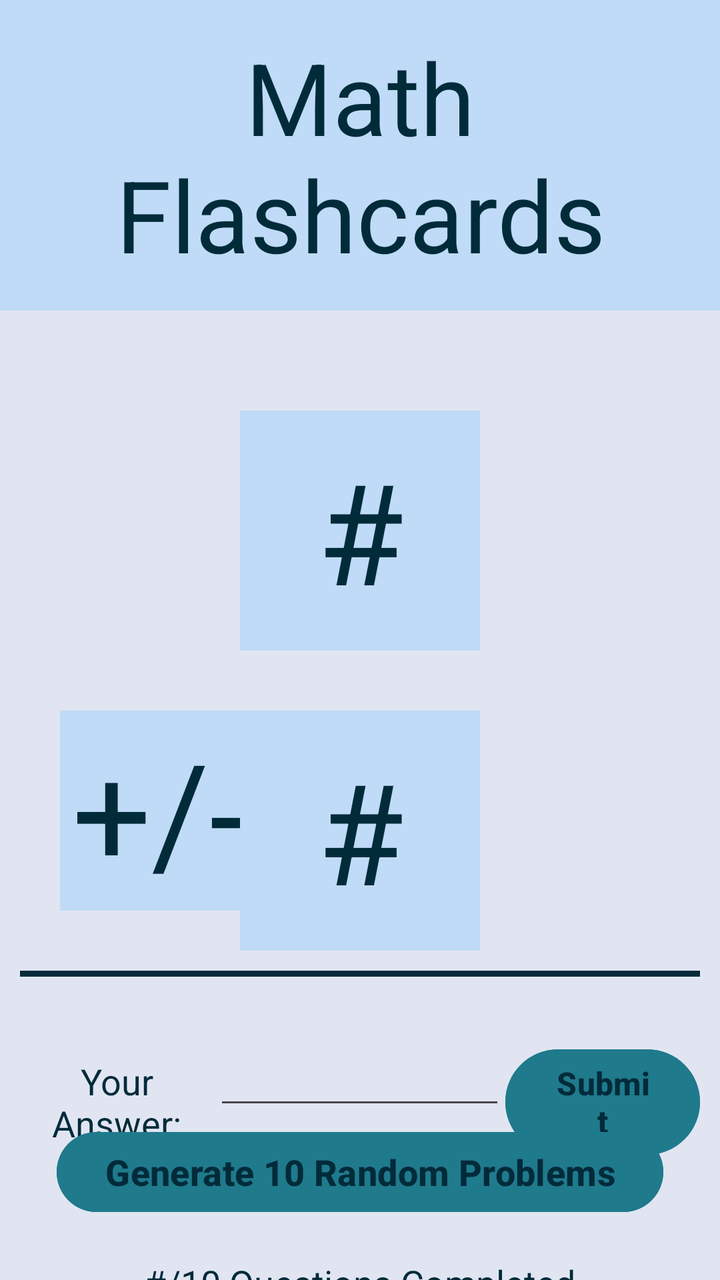
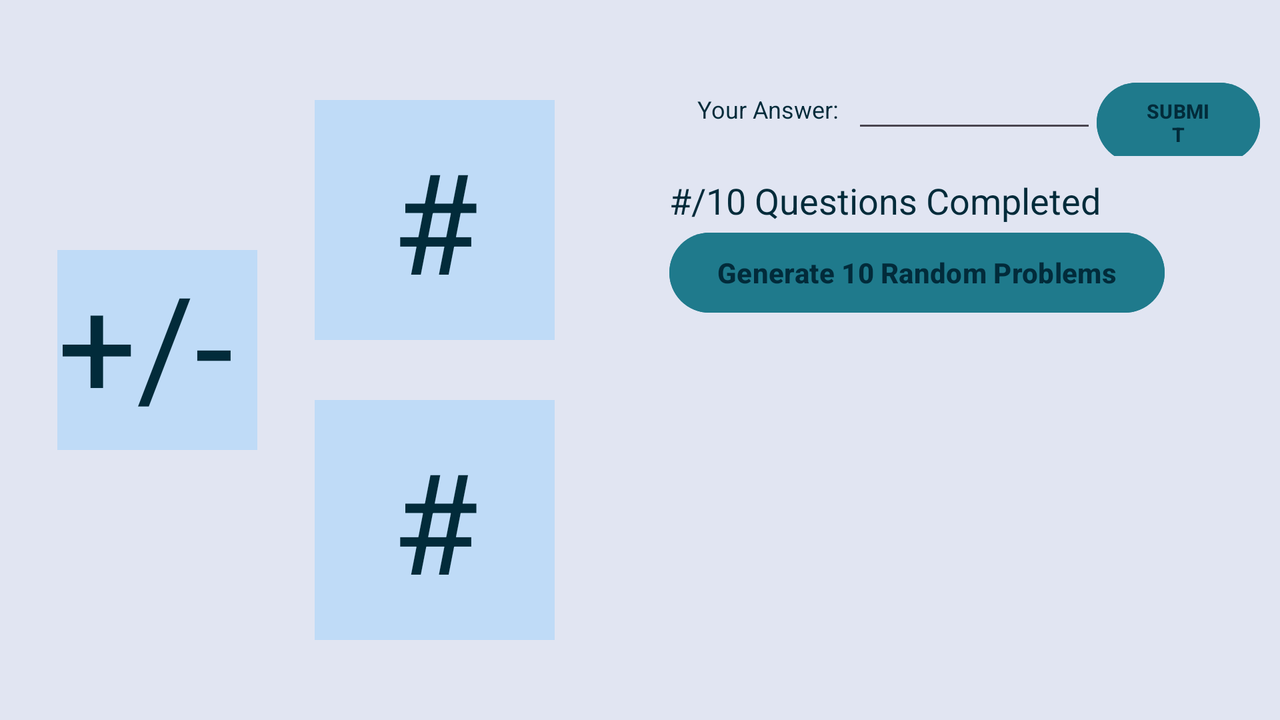

An Android layout and its configuration variant, each rendered on a device that would load it. The default file and the variant file are quoted in full after the pictures.
<!-- AndroidManifest.xml: application theme Theme.FlashCardApp -->
<!-- res/layout/activity_main.xml -->
<?xml version="1.0" encoding="utf-8"?>
<RelativeLayout
    xmlns:android="http://schemas.android.com/apk/res/android"
    xmlns:app="http://schemas.android.com/apk/res-auto"
    xmlns:tools="http://schemas.android.com/tools"
    android:layout_width="match_parent"
    android:layout_height="match_parent"
    tools:context=".MainActivity"
    android:background="@color/Palette4"
    android:layout_centerHorizontal="true">

    <TextView
        android:id="@+id/Banner"
        android:layout_width="match_parent"
        android:layout_height="wrap_content"
        android:text="@string/MFlash"
        android:textSize="50sp"
        android:paddingTop="15dp"
        android:paddingBottom="15dp"
        android:background="@color/Palette3"
        android:textColor="@color/Palette1"
        android:gravity="center"
        android:layout_centerHorizontal="true"/>

    <TextView
        android:id="@+id/Num1"
        android:layout_width="120dp"
        android:layout_height="120dp"
        android:textSize="70sp"
        android:text="@string/hashtag"
        android:layout_below="@+id/Banner"
        android:layout_marginTop="50dp"
        android:background="@color/Palette3"
        android:textColor="@color/Palette1"
        android:gravity="center"
        android:layout_centerHorizontal="true"/>

    <TextView
        android:id="@+id/Symbol"
        android:layout_width="100dp"
        android:layout_height="100dp"
        android:textSize="70sp"
        android:background="@color/Palette3"
        android:textColor="@color/Palette1"
        android:layout_below="@+id/Num1"
        android:gravity="center"
        android:layout_marginTop="30dp"
        android:layout_marginLeft="30dp"
        android:text="@string/PM" />

    <TextView
        android:id="@+id/Num2"
        android:layout_width="120dp"
        android:layout_height="120dp"
        android:textSize="70sp"
        android:layout_below="@+id/Num1"
        android:layout_centerHorizontal="true"
        android:layout_marginTop="30dp"
        android:background="@color/Palette3"
        android:textColor="@color/Palette1"
        android:gravity="center"
        android:text="@string/hashtag"/>

    <View
        android:id="@+id/line"
        android:layout_width="match_parent"
        android:layout_marginTop="10dp"
        android:layout_marginRight="10dp"
        android:layout_marginLeft="10dp"
        android:layout_height="3dp"
        android:layout_below="@+id/Num2"
        android:background="@color/Palette1"/>

        <LinearLayout
            android:layout_width="match_parent"
            android:layout_height="match_parent"
            android:orientation="vertical"
            android:layout_below="@+id/line"
            android:background="@color/Palette4"
            >
            <LinearLayout
                android:layout_width="match_parent"
                android:layout_height="wrap_content"
                android:paddingTop="30dp">

                <TextView
                    android:id="@+id/YourAnswer"
                    android:layout_width="0dp"
                    android:layout_weight="1"
                    android:layout_height="wrap_content"
                    android:textSize="18dp"
                    android:textColor="@color/Palette1"
                    android:layout_marginLeft="10dp"
                    android:gravity="center"
                    android:text="@string/YourA" />

                <EditText
                    android:maxLength="30"
                    android:id="@+id/answer"
                    android:layout_width="0dp"
                    android:layout_weight="1.5"
                    android:layout_height="wrap_content"
                    android:inputType="text"
                    android:autoSizeTextType="uniform"
                    android:digits="0,1,2,3,4,5,6,7,8,9,-" />

                <Button
                    android:id="@+id/Submit"
                    android:layout_width="0dp"
                    android:layout_weight="1"
                    android:layout_height="wrap_content"
                    android:layout_marginRight="10dp"
                    android:backgroundTint="@color/Palette2"
                    android:text="@string/Submit"
                    android:textColor="@color/Palette1"
                    android:textSize="16dp"
                    android:textStyle="bold" />
            </LinearLayout>

            <LinearLayout
                android:layout_width="wrap_content"
                android:layout_height="wrap_content"
                android:layout_marginTop="50dp"
                android:orientation="horizontal"
                android:layout_below="@+id/answer"
                android:layout_gravity="center_horizontal"
                >

                <TextView
                    android:id="@+id/QuestionsDone"
                    android:layout_width="wrap_content"
                    android:layout_height="wrap_content"
                    android:gravity="center"
                    android:text="@string/hashtag"
                    android:textColor="@color/Palette1"
                    android:textSize="18dp" />

                <TextView
                    android:layout_width="wrap_content"
                    android:layout_height="wrap_content"
                    android:gravity="center"
                    android:text="@string/Completed"
                    android:textColor="@color/Palette1"
                    android:textSize="18dp" />
            </LinearLayout>
        </LinearLayout>


            <Button
                android:id="@+id/GenProbs"
                android:layout_width="wrap_content"
                android:layout_height="wrap_content"
                android:layout_centerHorizontal="true"
                android:backgroundTint="@color/Palette2"
                android:textColor="@color/Palette1"
                android:textStyle="bold"
                android:textSize="18dp"
                android:layout_alignParentBottom="true"
                android:layout_marginBottom="30dp"
                android:text="@string/Gen10" />
        </RelativeLayout>
<!-- resources referenced by this layout -->
<resources>
  <color name="Palette1">#022B3A</color>
  <color name="Palette2">#1F7A8C</color>
  <color name="Palette3">#BFDBF7</color>
  <color name="Palette4">#E1E5F2</color>
  <string name="Completed">/10 Questions Completed</string>
  <string name="Gen10">Generate 10 Random Problems</string>
  <string name="MFlash">Math Flashcards</string>
  <string name="PM">+/-</string>
  <string name="Submit">Submit</string>
  <string name="YourA">Your Answer: </string>
  <string name="hashtag">#</string>
  <style name="Theme.FlashCardApp" parent="Base.Theme.FlashCardApp" />
  <style name="Base.Theme.FlashCardApp" parent="Theme.Material3.DayNight.NoActionBar">
          
          
      </style>
</resources>
<!-- res/layout-land/activity_main.xml (the repository's variant of the layout above) -->
<!-- drawn on the phone turned sideways -->
<?xml version="1.0" encoding="utf-8"?>
<LinearLayout
    xmlns:android="http://schemas.android.com/apk/res/android"
    xmlns:app="http://schemas.android.com/apk/res-auto"
    xmlns:tools="http://schemas.android.com/tools"
    android:layout_width="match_parent"
    android:layout_height="match_parent"
    tools:context=".MainActivity"
    android:background="@color/Palette4"
    android:orientation="horizontal"
    android:weightSum="3"
    android:layout_centerHorizontal="true">
    <LinearLayout
        android:layout_width="wrap_content"
        android:layout_height="wrap_content"
        android:layout_weight="1"
        android:gravity="center"
        android:layout_marginTop="125dp">
        <TextView
            android:id="@+id/Symbol"
            android:layout_width="100dp"
            android:layout_height="100dp"
            android:textSize="70sp"
            android:background="@color/Palette3"
            android:textColor="@color/Palette1"
            android:text="+/-" />
    </LinearLayout>
    <LinearLayout
        android:layout_width="wrap_content"
        android:layout_height="wrap_content"
        android:layout_weight="1"
        android:orientation="vertical">
        <TextView
            android:id="@+id/Num1"
            android:layout_width="120dp"
            android:layout_height="120dp"
            android:textSize="70sp"
            android:text="#"
            android:layout_below="@+id/Banner"
            android:layout_marginTop="50dp"
            android:background="@color/Palette3"
            android:textColor="@color/Palette1"
            android:gravity="center"
            android:layout_centerHorizontal="true"/>

        <TextView
            android:id="@+id/Num2"
            android:layout_width="120dp"
            android:layout_height="120dp"
            android:textSize="70sp"
            android:layout_below="@+id/Num1"
            android:layout_centerHorizontal="true"
            android:layout_marginTop="30dp"
            android:background="@color/Palette3"
            android:textColor="@color/Palette1"
            android:gravity="center"
            android:text="#"/>
    </LinearLayout>
    <LinearLayout
        android:layout_width="wrap_content"
        android:layout_height="wrap_content"
        android:layout_weight="1"
        android:orientation="vertical">
        <LinearLayout
            android:layout_width="match_parent"
            android:layout_height="wrap_content"
            android:paddingTop="30dp">

            <TextView
                android:id="@+id/YourAnswer"
                android:layout_width="0dp"
                android:layout_weight="1"
                android:layout_height="wrap_content"
                android:textSize="12dp"
                android:textColor="@color/Palette1"
                android:layout_marginLeft="10dp"
                android:gravity="center"
                android:text="Your Answer: " />

            <EditText
                android:maxLength="30"
                android:id="@+id/answer"
                android:layout_width="0dp"
                android:layout_weight="1.5"
                android:layout_height="wrap_content"
                android:inputType="text"
                android:autoSizeTextType="uniform"
                android:digits="0,1,2,3,4,5,6,7,8,9,-" />

            <Button
                android:id="@+id/Submit"
                android:layout_width="0dp"
                android:layout_weight="1"
                android:layout_height="wrap_content"
                android:layout_marginRight="10dp"
                android:backgroundTint="@color/Palette2"
                android:text="SUBMIT"
                android:textColor="@color/Palette1"
                android:textSize="10dp"
                android:textStyle="bold" />
        </LinearLayout>
        <LinearLayout
            android:layout_width="wrap_content"
            android:layout_height="wrap_content"
            android:orientation="horizontal"
            android:layout_marginTop="10dp">
            <TextView
                android:id="@+id/QuestionsDone"
                android:layout_width="wrap_content"
                android:layout_height="wrap_content"
                android:gravity="center"
                android:text="#"
                android:textColor="@color/Palette1"
                android:textSize="18dp" />

            <TextView
                android:layout_width="wrap_content"
                android:layout_height="wrap_content"
                android:gravity="center"
                android:text="/10 Questions Completed"
                android:textColor="@color/Palette1"
                android:textSize="18dp" />
        </LinearLayout>
        <Button
            android:id="@+id/GenProbs"
            android:layout_width="wrap_content"
            android:layout_height="wrap_content"
            android:layout_centerHorizontal="true"
            android:backgroundTint="@color/Palette2"
            android:textColor="@color/Palette1"
            android:textStyle="bold"
            android:layout_alignParentBottom="true"
            android:text="Generate 10 Random Problems" />
    </LinearLayout>


</LinearLayout>
<!-- resources referenced by the variant -->
<!-- as the phone turned sideways resolves them -->
<resources>
  <color name="Palette1">#022B3A</color>
  <color name="Palette2">#1F7A8C</color>
  <color name="Palette3">#BFDBF7</color>
  <color name="Palette4">#E1E5F2</color>
  <style name="Theme.FlashCardApp" parent="Base.Theme.FlashCardApp" />
  <style name="Base.Theme.FlashCardApp" parent="Theme.Material3.DayNight.NoActionBar">
          
          
      </style>
</resources>
